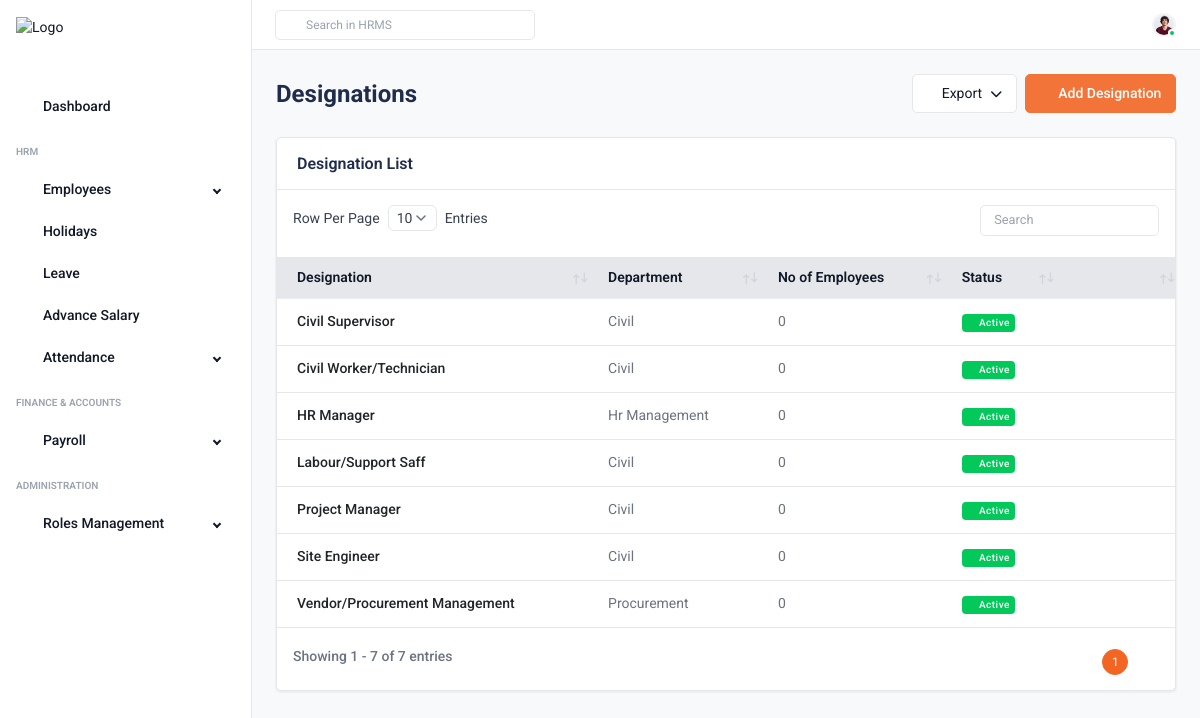
The app's page /designation/ (signed in) with its own data.
### manager/models.py (models this page shows, shortened)
class Designation(models.Model):
    name = models.CharField(max_length=100)
    department = models.ForeignKey(Department, on_delete=models.CASCADE, related_name="designations")
    status = models.CharField(
        max_length=10,
        choices=[("Active", "Active"), ("Inactive", "Inactive")],
        default="Active"
    )

class Department(models.Model):
    STATUS_CHOICES = [
        ('Active', 'Active'),
        ('Inactive', 'Inactive'),
    ]
    name = models.CharField(max_length=100, unique=True)
    status = models.CharField(max_length=10, choices=STATUS_CHOICES, default='Active')
    def __str__(self):
        return self.name

### hrms/views.py (the view)
# urls.py: path('designation/', views.designation),
@login_required
def designation(request):
    data = Designation.objects.select_related("department").all()
    print()
    for d in data:
        d.employee_count = d.employees.count() if hasattr(d, 'employees') else 0
    context = {
        "page_active": "designation",  # ✅ used in sidebar to set active class
        "designations": data,
                 "department"    :Department.objects.all()     # ✅ actual queryset for template loop
    }
    return render(request, "designation.html", context)

### manager/templatetags/permissions.py (called while the page is built)
@register.simple_tag(takes_context=True)
def has_permission(context, permission_name):
    user = context['request'].user
    if user.is_authenticated:
        if user.is_superuser:
            return True
        try:
            employee = user.employee
            return RolePermission.objects.filter(role=employee.role, permission__name=permission_name).exists()
        except Exception:
            return False
    return False

### templates/designation.html (shortened to what this page needs)
<!DOCTYPE html>
<html lang="en">
<head>
    {% include 'css.html' %}
</head>
<body>
    <div class="main-wrapper">
        {% include 'header.html' %}
        {% include 'sidebar.html' %}
        <div class="page-wrapper">
            <div class="content">
                <div class="d-md-flex d-block align-items-center justify-content-between page-breadcrumb mb-3">
                    <div class="my-auto mb-2">
                        <h2 class="mb-1">Designations</h2>
                    </div>
                    <div class="d-flex my-xl-auto right-content align-items-center flex-wrap">
                        <div class="me-2 mb-2">
                            <div class="dropdown">
                                <a href="javascript:void(0);" class="dropdown-toggle btn btn-white d-inline-flex align-items-center"
                                   data-bs-toggle="dropdown">
                                    <i class="ti ti-file-export me-1"></i>Export
                                </a>
                            </div>
                        </div>
                        <div class="mb-2">
                            <a href="#" data-bs-toggle="modal" data-bs-target="#add_designation"
                               class="btn btn-primary d-flex align-items-center">
                               <i class="ti ti-circle-plus me-2"></i>Add Designation
                            </a>
                        </div>
                    </div>
                </div>
                <div class="card">
                    <div class="card-header d-flex align-items-center justify-content-between flex-wrap row-gap-3">
                        <h5>Designation List</h5>
                    </div>
                    <div class="card-body p-0">
                        <div class="custom-datatable-filter table-responsive">
                            {% if designations %}
                            <table class="table datatable dataTable no-footer">
                                <thead class="thead-light">
                                    <tr>
                                        <th>Designation</th>
                                        <th>Department</th>
                                        <th>No of Employees</th>
                                        <th>Status</th>
                                        <th></th>
                                    </tr>
                                </thead>
                                <tbody>
                                    {% for designation in designations %}
                                    <tr>
                                        <td><h6 class="fw-medium fs-14 text-dark">{{ designation.name }}</h6></td>
                                        <td>{{ designation.department.name }}</td>
                                        <td>{{ designation.employee_count }}</td>
                                        <td>
                                            {% if designation.status == "Active" %}
                                            <span class="badge badge-success d-inline-flex align-items-center badge-xs">
                                                <i class="ti ti-point-filled me-1"></i>Active
                                            </span>
                                            {% else %}
                                            <span class="badge badge-danger d-inline-flex align-items-center badge-xs">
                                                <i class="ti ti-point-filled me-1"></i>Inactive
                                            </span>
                                            {% endif %}
                                        </td>
                                        <td>
                                            <div class="action-icon d-inline-flex">
                                                <a href="javascript:void(0);"
                                                   class="me-2 edit-btn"
                                                   data-id="{{ designation.id }}"
                                                   data-name="{{ designation.name }}"
                                                   data-department="{{ designation.department.id }}"
                                                   data-status="{{ designation.status }}"
                                                   data-deleted="{{ designation.is_deleted|yesno:'true,false' }}"
                                                   data-bs-toggle="modal"
                                                   data-bs-target="#edit_designation">
                                                   <i class="ti ti-edit"></i>
                                                </a>
                                                <a href="javascript:void(0);" class="delete-btn"
                                                   data-id="{{ designation.id }}">
                                                   <i class="ti ti-trash"></i>
                                                </a>
                                            </div>
                                        </td>
                                    </tr>
                                    {% endfor %}
                                </tbody>
                            </table>
                            {% else %}
                            <div class="text-center text-muted p-4">No data found.</div>
                            {% endif %}
                        </div>
                    </div>
                </div>
            </div>
        </div>
    </div>
</body>
</html>

### records on screen
Designation: name "Site Engineer", department.name "Civil", employee_count "0", status "Active" (drawn)
Designation: name "Project Manager", department.name "Civil", employee_count "0", status "Active" (drawn)
Designation: name "Civil Supervisor", department.name "Civil", employee_count "0", status "Active" (drawn)
Designation: name "Civil Worker/Technician", department.name "Civil", employee_count "0", status "Active" (drawn)
Designation: name "Labour/Support Saff", department.name "Civil", employee_count "0", status "Active" (drawn)
Designation: name "HR Manager", department.name "Hr Management", employee_count "0", status "Active" (drawn)
Designation: name "Vendor/Procurement Management", department.name "Procurement", employee_count "0", status "Active" (drawn)
